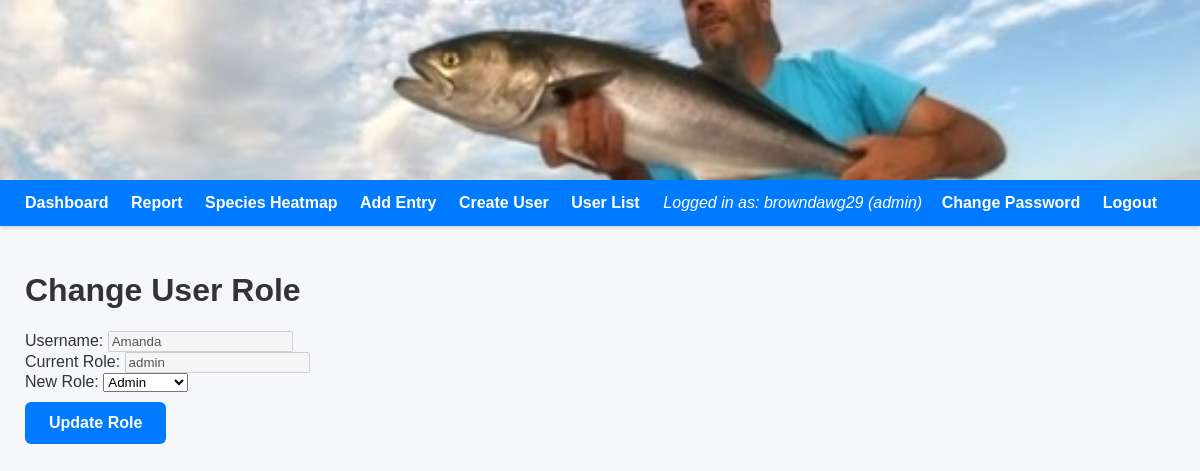
The app's page /change_role/3 (signed in) with its own data.
### tables this page shows
CREATE TABLE users (
    id INTEGER PRIMARY KEY AUTOINCREMENT,
    username TEXT UNIQUE NOT NULL,
    password_hash TEXT NOT NULL,
    role TEXT NOT NULL
, last_login TEXT);

### app.py (the view, shortened to what this page needs)
@app.route("/change_role/<int:id>", methods=["GET", "POST"])
@login_required
def change_role(id):
    if current_user.role != "admin":
        return "Access denied", 403
    conn = get_user_connection()
    user = conn.execute(
        "SELECT id, username, role FROM users WHERE id = ?", (id,)
    ).fetchone()
    if not user:
        conn.close()
        return "User not found", 404
    conn.close()
    return render_template("edit_user_role.html", user=user)

### app.py (called while the page is built)
def get_user_connection():
    conn = sqlite3.connect("mydatabase.db")
    conn.row_factory = sqlite3.Row
    return conn

@login_manager.user_loader
def load_user(user_id):
    return User.get(user_id)

    @staticmethod
    def get(user_id):
        conn = get_user_connection()
        row = conn.execute("SELECT * FROM users WHERE id = ?", (user_id,)).fetchone()
        conn.close()
        if row:
            return User(row["id"], row["username"], row["password_hash"], row["role"], row["last_login"])
        return None

### templates/edit_user_role.html (shortened to what this page needs)
{% extends "base.html" %}
{% block content %}
<h1>Change User Role</h1>
<div class="form-card">
    <form method="POST">
        <div class="form-row">
            <label>Username:</label>
            <input type="text" value="{{ user.username }}" disabled>
        </div>
        <div class="form-row">
            <label>Current Role:</label>
            <input type="text" value="{{ user.role }}" disabled>
        </div>
        <div class="form-row">
            <label>New Role:</label>
            <select name="role" required>
                <option value="admin" {% if user.role == "admin" %}selected{% endif %}>Admin</option>
            </select>
        </div>
        <button type="submit" class="save-btn">Update Role</button>
    </form>
</div>
{% endblock %}

### templates/base.html (shortened to what this page needs)
<!DOCTYPE html>
<html>
<head>
    <link rel="stylesheet" href="https://unpkg.com/leaflet@1.9.4/dist/leaflet.css" />
</head>
<body>
<div class="header-banner">
    <img src="{{ url_for('static', filename='uploads/your_banner_image.jpg') }}" alt="TRIPSONTHEBOAT Banner">
</div>
<div class="navbar">
    <div class="nav-left">
        <a href="/">Dashboard</a>
        <a href="/report">Report</a>
        <a href="/heatmap">Species Heatmap</a>
        {% if current_user.is_authenticated and current_user.role == "admin" %}
            <a href="/add">Add Entry</a>
            <a href="/create_user">Create User</a>
            <a href="/users">User List</a>
        {% elif current_user.is_authenticated and current_user.role == "write" %}
            <a href="/add">Add Entry</a>
        {% endif %}
    </div>
    <div class="nav-right">
        {% if current_user.is_authenticated %}
            <span>Logged in as: {{ current_user.username }} ({{ current_user.role }})</span>
            <a href="/change_password">Change Password</a>
            <a href="/logout">Logout</a>
        {% else %}
            <a href="/login">Login</a>
        {% endif %}
    </div>
</div>
<div class="container">
    {% block content %}{% endblock %}
</div>
</body>
</html>

### templates/base.html (style rules this page uses)
body { font-family: Arial, sans-serif; margin: 0; padding: 0; background: #f5f7fa; color: #333; }
.header-banner { width: 100%; height: 180px; overflow: hidden; display: flex; justify-content: center; align-items: center; background: #000; }
.header-banner img { width: 100%; height: 100%; object-fit: cover; }
.navbar { background: #007bff; padding: 14px 25px; color: white; display: flex; justify-content: space-between; align-items: center; box-shadow: 0 2px 4px rgba(0,0,0,0.15); }
.nav-left a, .nav-right a { color: white; margin-right: 18px; text-decoration: none; font-weight: bold; }
.nav-right span { margin-right: 15px; font-style: italic; }
.container { padding: 25px; max-width: 1400px; margin: auto; }
.save-btn { background-color: #007bff; color: white; padding: 12px 24px; border: none; border-radius: 6px; font-size: 16px; font-weight: bold; cursor: pointer; margin-top: 10px; }

### records on screen
users: username "browndawg29", role "admin"
users: username "Amanda", role "admin", role "Admin"
